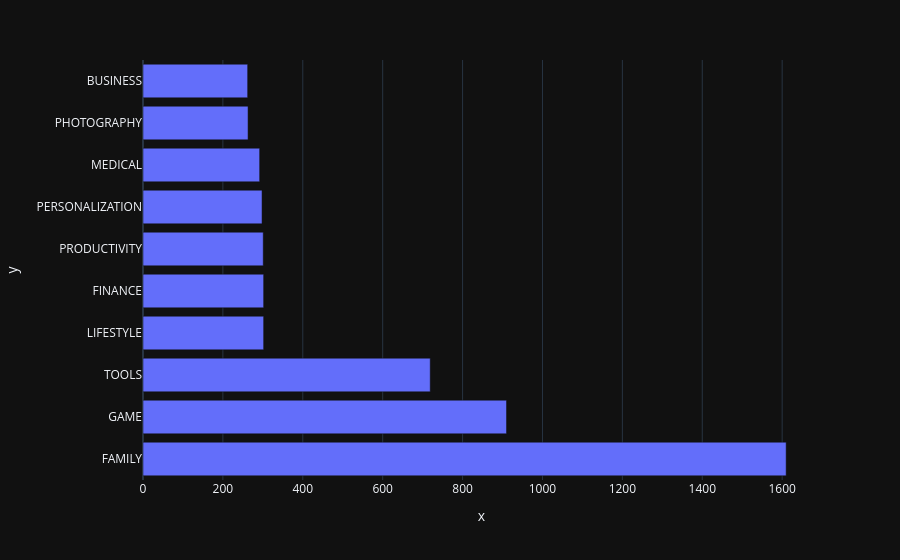

Notebook source saved alongside this figure:
### Markdown cell above
### Horizontal Bar Chart - Most Popular Categories (Highest Downloads)

### Code cell
bar = px.bar(y = top_ten.index, x = top_ten.values, orientation = 'h')
bar.show()

### Figure 1 — Plotly figure (JSON) as saved in the notebook; plotly's stock layout.template omitted (floating-point values rounded to 4 significant figures)
{"data": [{"hovertemplate": "x=%{x}<br>y=%{y}<extra></extra>", "legendgroup": "", "marker": {"color": "#636efa", "pattern": {"shape": ""}}, "name": "", "orientation": "h", "showlegend": false, "textposition": "auto", "x": [1610, 910, 719, 302, 302, 301, 298, 292, 263, 262], "xaxis": "x", "y": ["FAMILY", "GAME", "TOOLS", "LIFESTYLE", "FINANCE", "PRODUCTIVITY", "PERSONALIZATION", "MEDICAL", "PHOTOGRAPHY", "BUSINESS"], "yaxis": "y", "type": "bar"}], "layout": {"xaxis": {"anchor": "y", "domain": [0.0, 1.0], "title": {"text": "x"}}, "yaxis": {"anchor": "x", "domain": [0.0, 1.0], "title": {"text": "y"}}, "legend": {"tracegroupgap": 0}, "margin": {"t": 60}, "barmode": "relative"}}
